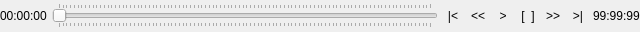
<?xml version="1.0" encoding="UTF-8"?>
<ui version="4.0">
<comment> Copyright (C) 2013 by Pedro Mendes, Virginia Tech Intellectual </comment>
<comment> Properties, Inc., University of Heidelberg, and The University </comment>
<comment> of Manchester. </comment>
<comment> All rights reserved. </comment>


 <class>CQAnimationControls</class>
 <widget class="QWidget" name="CQAnimationControls">
  <property name="geometry">
   <rect>
    <x>0</x>
    <y>0</y>
    <width>640</width>
    <height>32</height>
   </rect>
  </property>
  <property name="minimumSize">
   <size>
    <width>0</width>
    <height>32</height>
   </size>
  </property>
  <property name="maximumSize">
   <size>
    <width>16777215</width>
    <height>32</height>
   </size>
  </property>
  <property name="windowTitle">
   <string>Form</string>
  </property>
  <layout class="QHBoxLayout" name="horizontalLayout">
   <property name="spacing">
    <number>5</number>
   </property>
   <property name="margin">
    <number>0</number>
   </property>
   <item>
    <widget class="QLabel" name="lblCurrent">
     <property name="text">
      <string>00:00:00</string>
     </property>
    </widget>
   </item>
   <item>
    <widget class="QSlider" name="sldPosition">
     <property name="orientation">
      <enum>Qt::Horizontal</enum>
     </property>
     <property name="invertedAppearance">
      <bool>false</bool>
     </property>
     <property name="invertedControls">
      <bool>false</bool>
     </property>
     <property name="tickPosition">
      <enum>QSlider::TicksBothSides</enum>
     </property>
    </widget>
   </item>
   <item>
    <widget class="QToolButton" name="cmdBack">
     <property name="minimumSize">
      <size>
       <width>20</width>
       <height>20</height>
      </size>
     </property>
     <property name="maximumSize">
      <size>
       <width>20</width>
       <height>20</height>
      </size>
     </property>
     <property name="text">
      <string>|&lt;</string>
     </property>
     <property name="autoRaise">
      <bool>true</bool>
     </property>
    </widget>
   </item>
   <item>
    <widget class="QToolButton" name="cmdStepBack">
     <property name="minimumSize">
      <size>
       <width>20</width>
       <height>20</height>
      </size>
     </property>
     <property name="maximumSize">
      <size>
       <width>20</width>
       <height>20</height>
      </size>
     </property>
     <property name="text">
      <string>&lt;&lt;</string>
     </property>
     <property name="autoRaise">
      <bool>true</bool>
     </property>
    </widget>
   </item>
   <item>
    <widget class="QToolButton" name="cmdPlayPause">
     <property name="minimumSize">
      <size>
       <width>20</width>
       <height>20</height>
      </size>
     </property>
     <property name="maximumSize">
      <size>
       <width>20</width>
       <height>20</height>
      </size>
     </property>
     <property name="text">
      <string>&gt;</string>
     </property>
     <property name="autoRaise">
      <bool>true</bool>
     </property>
    </widget>
   </item>
   <item>
    <widget class="QToolButton" name="cmdStop">
     <property name="minimumSize">
      <size>
       <width>20</width>
       <height>20</height>
      </size>
     </property>
     <property name="maximumSize">
      <size>
       <width>20</width>
       <height>20</height>
      </size>
     </property>
     <property name="text">
      <string>[  ]</string>
     </property>
     <property name="autoRaise">
      <bool>true</bool>
     </property>
    </widget>
   </item>
   <item>
    <widget class="QToolButton" name="cmdStepForward">
     <property name="minimumSize">
      <size>
       <width>20</width>
       <height>20</height>
      </size>
     </property>
     <property name="maximumSize">
      <size>
       <width>20</width>
       <height>20</height>
      </size>
     </property>
     <property name="text">
      <string>&gt;&gt;</string>
     </property>
     <property name="autoRaise">
      <bool>true</bool>
     </property>
    </widget>
   </item>
   <item>
    <widget class="QToolButton" name="cmdForward">
     <property name="minimumSize">
      <size>
       <width>20</width>
       <height>20</height>
      </size>
     </property>
     <property name="maximumSize">
      <size>
       <width>20</width>
       <height>20</height>
      </size>
     </property>
     <property name="text">
      <string>&gt;|</string>
     </property>
     <property name="autoRaise">
      <bool>true</bool>
     </property>
    </widget>
   </item>
   <item>
    <widget class="QLabel" name="lblDuration">
     <property name="text">
      <string>99:99:99</string>
     </property>
    </widget>
   </item>
  </layout>
 </widget>
 <resources/>
 <connections>
  <connection>
   <sender>sldPosition</sender>
   <signal>valueChanged(int)</signal>
   <receiver>CQAnimationControls</receiver>
   <slot>slotShowStep(int)</slot>
   <hints>
    <hint type="sourcelabel">
     <x>220</x>
     <y>368</y>
    </hint>
    <hint type="destinationlabel">
     <x>316</x>
     <y>205</y>
    </hint>
   </hints>
  </connection>
  <connection>
   <sender>cmdBack</sender>
   <signal>pressed()</signal>
   <receiver>CQAnimationControls</receiver>
   <slot>slotBack()</slot>
   <hints>
    <hint type="sourcelabel">
     <x>455</x>
     <y>15</y>
    </hint>
    <hint type="destinationlabel">
     <x>319</x>
     <y>15</y>
    </hint>
   </hints>
  </connection>
  <connection>
   <sender>cmdForward</sender>
   <signal>pressed()</signal>
   <receiver>CQAnimationControls</receiver>
   <slot>slotForward()</slot>
   <hints>
    <hint type="sourcelabel">
     <x>580</x>
     <y>15</y>
    </hint>
    <hint type="destinationlabel">
     <x>319</x>
     <y>15</y>
    </hint>
   </hints>
  </connection>
  <connection>
   <sender>cmdPlayPause</sender>
   <signal>pressed()</signal>
   <receiver>CQAnimationControls</receiver>
   <slot>slotTogglePlayPause()</slot>
   <hints>
    <hint type="sourcelabel">
     <x>505</x>
     <y>15</y>
    </hint>
    <hint type="destinationlabel">
     <x>319</x>
     <y>15</y>
    </hint>
   </hints>
  </connection>
  <connection>
   <sender>cmdStepBack</sender>
   <signal>pressed()</signal>
   <receiver>CQAnimationControls</receiver>
   <slot>slotStepBack()</slot>
   <hints>
    <hint type="sourcelabel">
     <x>480</x>
     <y>15</y>
    </hint>
    <hint type="destinationlabel">
     <x>319</x>
     <y>15</y>
    </hint>
   </hints>
  </connection>
  <connection>
   <sender>cmdStepForward</sender>
   <signal>pressed()</signal>
   <receiver>CQAnimationControls</receiver>
   <slot>slotStepForward()</slot>
   <hints>
    <hint type="sourcelabel">
     <x>555</x>
     <y>15</y>
    </hint>
    <hint type="destinationlabel">
     <x>319</x>
     <y>15</y>
    </hint>
   </hints>
  </connection>
  <connection>
   <sender>cmdStop</sender>
   <signal>pressed()</signal>
   <receiver>CQAnimationControls</receiver>
   <slot>slotStop()</slot>
   <hints>
    <hint type="sourcelabel">
     <x>530</x>
     <y>15</y>
    </hint>
    <hint type="destinationlabel">
     <x>319</x>
     <y>15</y>
    </hint>
   </hints>
  </connection>
 </connections>
 <slots>
  <signal>play()</signal>
  <signal>pause()</signal>
  <signal>stop()</signal>
  <signal>forward()</signal>
  <signal>backward()</signal>
  <signal>stepForward()</signal>
  <signal>stepBackward()</signal>
  <signal>showStep(int)</signal>
  <slot>slotTogglePlayPause()</slot>
  <slot>slotStop()</slot>
  <slot>slotBack()</slot>
  <slot>slotStepBack()</slot>
  <slot>slotStepForward()</slot>
  <slot>slotForward()</slot>
  <slot>slotShowStep(int)</slot>
 </slots>
</ui>
